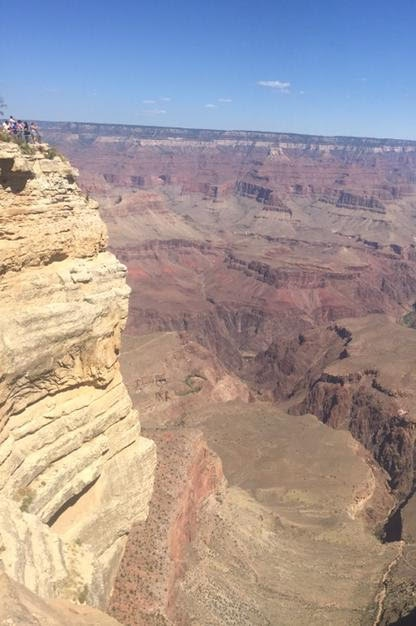
#> input picture 2/left.jpg, 416 x 626 px
$ python Panorama.py 2/left.jpg 1/right.jpg 1/right.jpg
#> lines starting #> are read from the running program, lines starting #| are printed output that depends on the picture
import cv2
import numpy as np
import argparse
from matplotlib import pyplot as plt

# arguments to take from console
parser = argparse.ArgumentParser(
    description="Making a panorama picture using a left and right picture to create it ...",
    epilog="And that's it :) ... ")
parser.add_argument('left_p', type=str, metavar='<left picture path>',
                    help="please enter a picture path to be on the left side of the panorama")
parser.add_argument('right_p', type=str, metavar='<right picture path>',
                    help="please enter a picture path to be on the right side of the panorama")
parser.add_argument('final_p', type=str, metavar='<the path you want to save the panorama at>',
                    help="please enter a path for the panorama to be saved at or just the"
                         " name of the file and it will be saved"
                         ".")
args = parser.parse_args()


def resize_image_by_height(left_img, right_img):
    """
    we resize the images while keeping the aspect ration intact
    :param left_img: the image we want to resize
    :param right_img: the image we use it's height to resize
    :return: return the left image resized
    the left and image is just for making the names easy, but left can be right and vice versa
    """
    left_height, left_width, _ = left_img.shape
    desired_height, _, _ = right_img.shape

    # taking the ratio of the original size of left image
    ratio = left_height / left_width

    # create new width using desire height and old ratio
    new_w = int(desired_height / ratio)

    # return the image with the new dims
    return cv2.resize(left_img, (new_w, desired_height))


def resize_image(img):
    """
    :arg img: an image with big dimensions
    :returns:resized image
    """
    return cv2.resize(img, (0, 0), fx=0.7, fy=0.7)


def from_bgr_to_gray(img):
    """
    :arg img:an image we want to turn from bgr to grayscale
    :returns: a grayscale image
    """
    return cv2.cvtColor(img, cv2.COLOR_BGR2GRAY)


def trim(frame):
    # crop top
    if not np.sum(frame[0]):
        return trim(frame[1:])
    # crop top
    if not np.sum(frame[-1]):
        return trim(frame[:-2])
    # crop top
    if not np.sum(frame[:, 0]):
        return trim(frame[:, 1:])
    # crop top
    if not np.sum(frame[:, -1]):
        return trim(frame[:, :-2])
    return frame


def make_panorama(left_path, right_path, panorama_path, draw_match=False):
    """
    :param draw_match: if we want to to draw the matches after we detect them on the two pictures
    :arg left_path: an image path to be put on the left side of the panorama
    :arg right_path: an image path to put on the right side of the panorama
    :arg panorama_path: a path to save the panorama (which made of the two pictures)
    """
#> called with left_path = '2/left.jpg', right_path = '1/right.jpg', panorama_path = '1/right.jpg', draw_match = False
    leftpic = cv2.imread(left_path)
#> leftpic is the input picture: shape (626, 416, 3); mean B, G, R 151.1, 152.5, 164.2
    rightpic = cv2.imread(right_path)
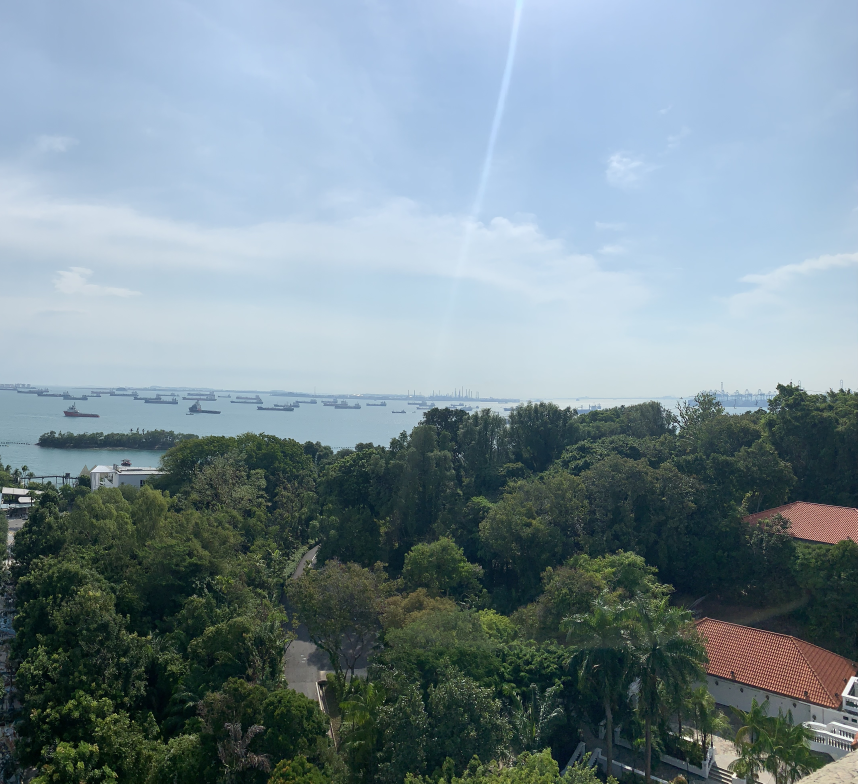
#> input picture 1/right.jpg, 4288 x 3918 px (shown at 1/5 size)
#> rightpic is the input picture: shape (3918, 4288, 3); mean B, G, R 146.8, 138.8, 120.5

    left_height, w_l, _ = leftpic.shape  # we take the height
#> left_height = 626; w_l = 416
    right_height, w_r, _ = rightpic.shape  # we take the height to check which picture has the biggest height
#> right_height = 3918; w_r = 4288

    # resizing big images
    if left_height * w_l > 1000000:
        leftpic = resize_image(leftpic)
        left_height, _, _ = leftpic.shape
    if right_height * w_r > 1000000:
        rightpic = resize_image(rightpic)
        right_height, _, _ = rightpic.shape
#> right_height = 2743

    # checking the height of each image to know what to resize
    if left_height > right_height:
        leftpic = resize_image_by_height(leftpic, rightpic)
    elif left_height < right_height:
        rightpic = resize_image_by_height(rightpic, leftpic)
#> in resize_image_by_height, `return cv2.resize(left_img, (new_w, desired_height))`:
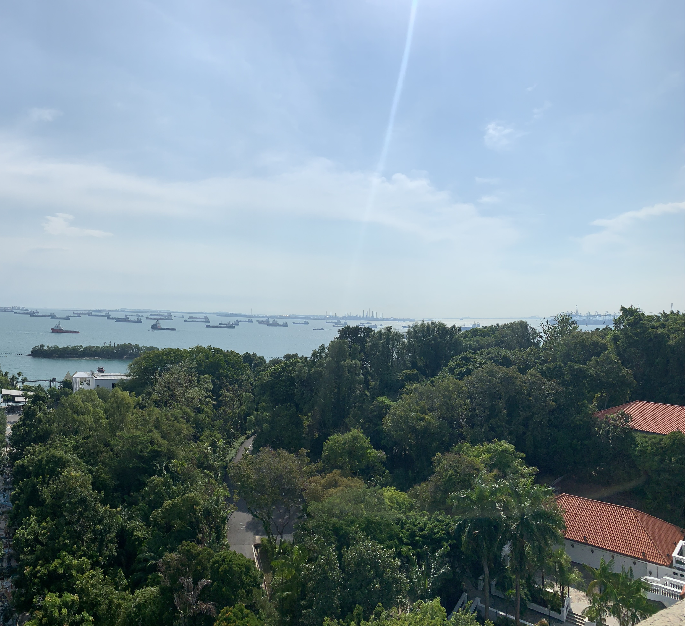
#> returned value: shape (626, 685, 3); mean of channels 0, 1, 2 146.7, 138.7, 120.3; drawn as B, G, R

    # we need the images in gray scale in order for the sift algorithm to work
    left_gray_pic = from_bgr_to_gray(leftpic)
#> in from_bgr_to_gray, `return cv2.cvtColor(img, cv2.COLOR_BGR2GRAY)`:
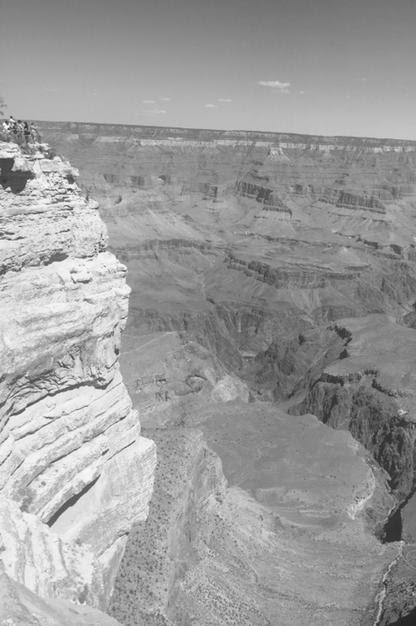
#> returned value: shape (626, 416); min 29, max 253, mean 155.8
    right_gray_pic = from_bgr_to_gray(rightpic)
#> in from_bgr_to_gray (call 2), `return cv2.cvtColor(img, cv2.COLOR_BGR2GRAY)`:
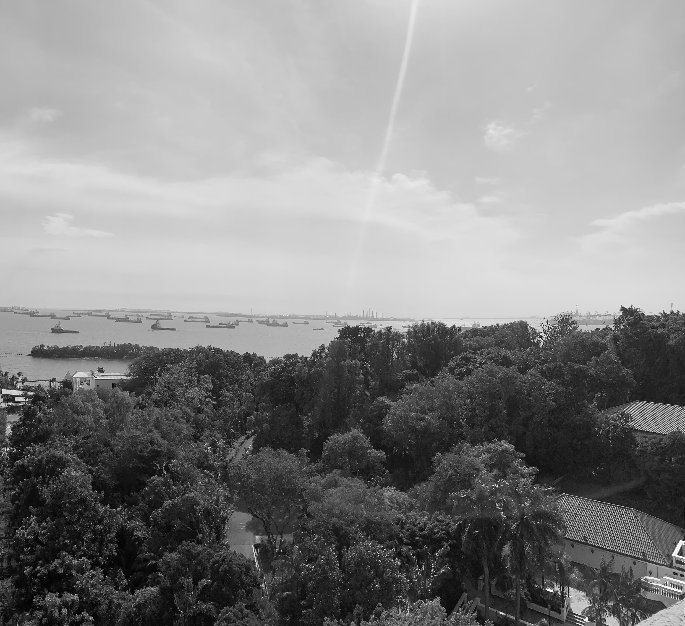
#> returned value: shape (626, 685); min 2, max 253, mean 134.1

    # using the sift algorithm
    sift = cv2.xfeatures2d.SIFT_create()
    keypointsLeft, descriptorsLeft = sift.detectAndCompute(left_gray_pic, None)
#> keypointsLeft = 1622 keypoints; strongest (x, y, size): (9, 189, 2.4), (69, 189, 2.2), (28, 405, 2.5), (121, 419, 2.2)
    keypointsRight, descriptorsRight = sift.detectAndCompute(right_gray_pic, None)
#> keypointsRight = 1377 keypoints; strongest (x, y, size): (586, 619, 2.6), (16, 399, 2.5), (541, 337, 2), (675, 554, 4)

    bf = cv2.BFMatcher()

    raw_matches = bf.knnMatch(descriptorsRight, descriptorsLeft, k=2)
#> raw_matches = 1377 matches

    # the ratio of distance because we get two neighbors
    ratio = 0.85

    good_matches = []

    for m1, m2 in raw_matches:
        if m1.distance < ratio * m2.distance:
            # m1 is a good match, save it
            good_matches.append([m1])
#> after the loop, good_matches = 65 matches

    left_height, left_width = left_gray_pic.shape  # we take the height
#> left_width = 416
    right_height, right_width = right_gray_pic.shape
#> right_height = 626; right_width = 685
    if draw_match:
        img_match = np.empty((max(left_height, right_height), left_width + right_width, 3),
                             dtype=np.uint8)
        imMatches = cv2.drawMatchesKnn(leftpic, keypointsLeft, rightpic, keypointsRight, good_matches, img_match, None)
        cv2.imshow('Matches between the two pictures', imMatches)

    # taking the key points of the two pictures
    right_image_kp = np.float32([keypointsRight[m[0].queryIdx].pt for m in good_matches]).reshape(-1, 1, 2)
#> right_image_kp = 65 rows, first 8: [8.3, 430.3], [12.47, 501.4], [31.12, 613.3], [33.59, 574.3], [45.16, 347.7], [54.86, 570], [62.25, 463.1], [74.85, 561.6]
    left_image_kp = np.float32([keypointsLeft[m[0].trainIdx].pt for m in good_matches]).reshape(-1, 1, 2)
#> left_image_kp = 65 rows, first 8: [285.2, 84.46], [133.9, 524.9], [94.85, 363.5], [190.7, 592.3], [404.7, 613.6], [362.6, 387.5], [10.7, 161], [148.2, 410.7]

    # finding the homography matrix
    H, status = cv2.findHomography(right_image_kp, left_image_kp, cv2.RANSAC, 5.0)
#> H = [[-0.0789, -1.07, 402.5], [-0.102, -1.41, 530.1], [-0.000194, -0.00265, 1]]; status = 65 values, max 1 at index 17, min 0 at index 0, mean 0.0769

    width_panorama = left_width + right_width
#> width_panorama = 1101
    height_panorama = right_height
#> height_panorama = 626

    res_pa = cv2.warpPerspective(rightpic, H, (width_panorama, height_panorama))
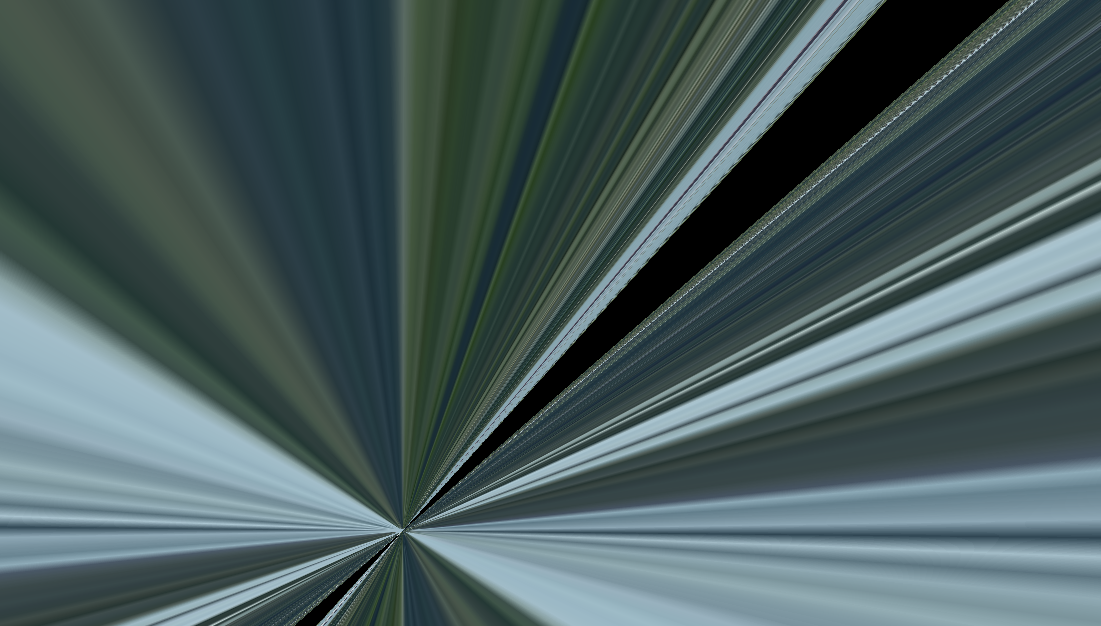
#> res_pa: shape (626, 1101, 3); mean B, G, R 93.2, 92.2, 73.2

    res_pa[0:leftpic.shape[0], 0:leftpic.shape[1]] = leftpic
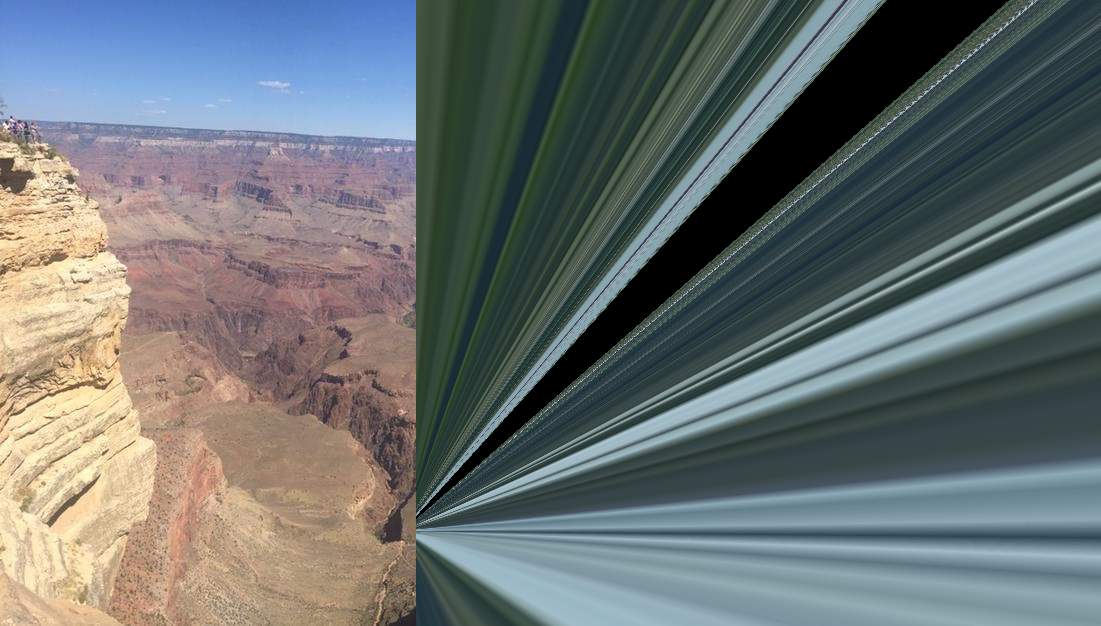
#> res_pa: shape (626, 1101, 3); mean B, G, R 114.3, 114.3, 107.3

    res_pa = trim(res_pa)
    cv2.imwrite(panorama_path, res_pa)
    print("Panorama saved in given path")


if __name__ == '__main__':
    if args.left_p and args.right_p and args.final_p:
        make_panorama(args.left_p, args.right_p, args.final_p)
    else:
        print("In order to run the script you need to enter three arguments , use --help for more information")
    # make_panorama("left.jpg", "right.jpg", "pano.jpg")
